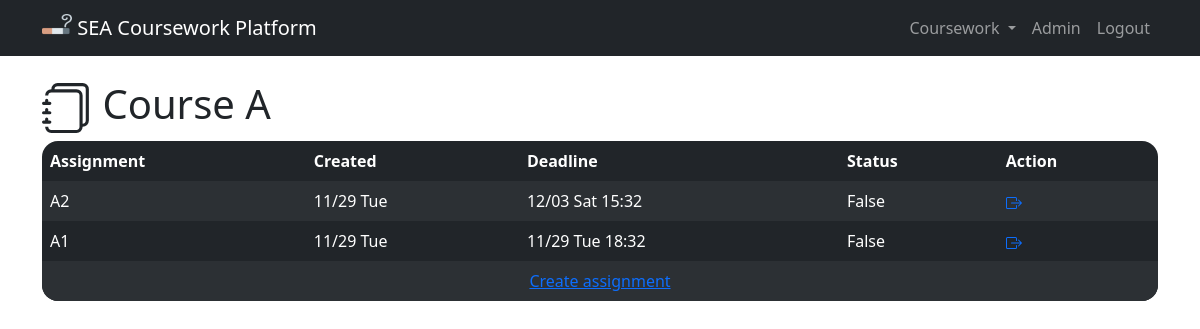
Screenshot of /coursework/5 (signed in) with the database file from the repository.
### coursework/models.py (models this page shows)
class User(AbstractUser):
    STATUS = (
        ("Student", "Student"),
        ("Teaching Assistant", "Teaching Assistant"),
        ("Teacher", "Teacher")
    )
    status = models.CharField(
        max_length=18,
        choices=STATUS,
        default="Student"
    )
    is_email_verified = models.BooleanField(default=False)

class Coursework(models.Model):
    course = models.OneToOneField(
        Course,
        on_delete=models.PROTECT,
        unique=True,
        related_name="coursework_name"
    )
    taken_person = models.ManyToManyField(
        User,
        blank=True,
        related_name="coursework_taken"
    )
    def __str__(self):
        return self.course.name
    class Meta:
        ordering = ["course"]

class Course(models.Model):
    name = models.CharField(max_length=60)
    def __str__(self):
        return self.name
    class Meta:
        ordering = ["name"]

class Assignment(models.Model):
    coursework = models.ForeignKey(
        Coursework,
        on_delete=models.PROTECT,
        related_name="assignment"
    )
    title = models.CharField(max_length=128)
    created_on = models.DateTimeField(auto_now_add=True)
    deadline = models.DateTimeField()
    def __str__(self):
        return self.title
    class Meta:
        ordering = ["-created_on"]

### coursework/views.py (the view)
@login_required
def coursework_view(request, coursework_id):
    coursework = Coursework.objects.get(pk=int(coursework_id))
    if request.user in coursework.taken_person.all():
        return render(request, "coursework/coursework_view.html", {
            "coursework": coursework
        })
    else:
        messages.error(
            request, "You haven't join this coursework!"
        )
        return HttpResponseRedirect(reverse("index"))

### coursework/templates/coursework/coursework_view.html (shortened to what this page needs)
{% extends "coursework/layout.html" %}
{% block body %}
<h1>
  {{ coursework }}
</h1>
<table class="table table-dark table-striped table-hover table-borderless">
  <thead>
    <tr>
      <th scope="col">Assignment</th>
      <th scope="col">Created</th>
      <th scope="col">Deadline</th>
      <th scope="col">Status</th>
      <th scope="col">Action</th>
    </tr>
  </thead>
  <tbody>
    {% for assignment in coursework.assignment.all %}
    <tr>
      <td>{{ assignment }}</td>
      <td>{{ assignment.created_on|date:'n/d D' }}</td>
      <td>{{ assignment.deadline|date:'n/d D G:i' }}</td>
      <td>
        {% if not assignment.status.upload_status %}
        False
        {% else %}
        True
        {% endif %}
      </td>
      <td>
        <a href="{% url 'assignment_view' coursework.id assignment.id %}">
        </a>
      </td>
    </tr>
    {% empty %}
    <tr>
      <td colspan="5">No assignment at the moment...</td>
    </tr>
    {% endfor %}
    <tr>
      <td colspan="5" style="text-align:center">
        {% if not user.status == "Student" %}
        <a href="{% url 'create_assignment' coursework.id %}">Create assignment</a>
        {% else %}
        Bla bla bla
        {% endif %}
      </td>
    </tr>
  </tbody>
</table>
{% endblock %}

### coursework/templates/coursework/layout.html (shortened to what this page needs)
{% load static %}
<!DOCTYPE html>
<html lang="en">
<head>
  <link href="https://cdn.jsdelivr.net/npm/bootstrap@5.2.3/dist/css/bootstrap.min.css" rel="stylesheet"
>
  <link rel="stylesheet" href="{% static 'coursework/styles.css' %}">
</head>
<body>
  <nav class="navbar navbar-expand-lg navbar-dark bg-dark fixed-top">
    <div class="container">
      <a class="navbar-brand" href="{% url 'index' %}">
        <img src="{% static 'coursework/favicon.ico' %}" alt="Logo" width="30" height="24"
          class="d-inline-block align-text-top">
        SEA Coursework Platform
      </a>
      <div class="collapse navbar-collapse" id="navbarSupportedContent">
        <ul class="navbar-nav">
          {% if user.is_authenticated %}
          <li class="nav-item dropdown">
            <a class="nav-link dropdown-toggle" href="#" role="button" data-bs-toggle="dropdown" aria-expanded="false">
              Coursework
            </a>
          </li>
          <li class="nav-item"><a class="nav-link" href="#">{{ user.last_name }}{{ user.first_name }}</a></li>
          <li class="nav-item"><a class="nav-link" href="{% url 'logout' %}">Logout</a></li>
          {% else %}
          <li class="nav-item"><a class="nav-link" href="{% url 'register' %}">Register</a></li>
          <li class="nav-item"><a class="nav-link" href="{% url 'login' %}">Login</a></li>
          {% endif %}
        </ul>
      </div>
    </div>
  </nav>
  <div class="container dodge-nav">
    {% block body %}
    {% endblock %}
  </div>
</body>
</html>

### coursework/static/coursework/styles.css (style rules this page uses)
.dodge-nav { margin-top: 5rem; }
th:first-child { border-top-left-radius: 1rem; }
th:last-child { border-top-right-radius: 1rem; }
tr:last-child td:first-child { border-bottom-left-radius: 1rem; }
tr:last-child td:last-child { border-bottom-right-radius: 1rem; }

### rows the page displays
User: last_name "Ad", first_name "min"
Coursework: course.name "Course A"
Assignment: title "A2", created_on "11/29 Tue", deadline "12/03 Sat 15:32", shows "False"
Assignment: title "A1", created_on "11/29 Tue", deadline "11/29 Tue 18:32", shows "False"
